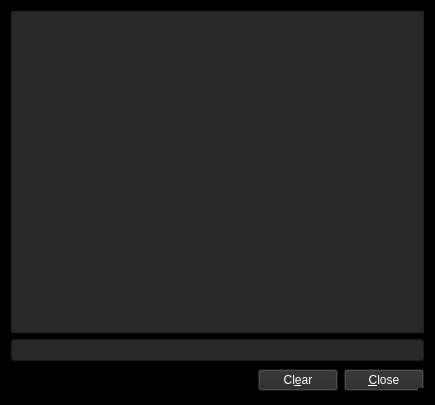
<?xml version="1.0" encoding="UTF-8"?>
<ui version="4.0">
 <class>CChatDlgBase</class>
 <widget class="QDialog" name="CChatDlgBase">
  <property name="geometry">
   <rect>
    <x>0</x>
    <y>0</y>
    <width>435</width>
    <height>405</height>
   </rect>
  </property>
  <property name="sizePolicy">
   <sizepolicy hsizetype="Minimum" vsizetype="Minimum">
    <horstretch>0</horstretch>
    <verstretch>0</verstretch>
   </sizepolicy>
  </property>
  <property name="windowTitle">
   <string>Chat</string>
  </property>
  <property name="windowIcon">
   <iconset resource="resources.qrc">
    <normaloff>:/png/main/res/fronticon.png</normaloff>:/png/main/res/fronticon.png</iconset>
  </property>
  <property name="styleSheet">
   <string notr="true">background-color: rgb(0, 0, 0);
border-color: rgb(0, 0, 0);
color: rgb(255, 255, 255);
</string>
  </property>
  <property name="sizeGripEnabled">
   <bool>true</bool>
  </property>
  <layout class="QVBoxLayout">
   <item>
    <widget class="QTextBrowser" name="txvChatWindow">
     <property name="styleSheet">
      <string notr="true">background-color: rgb(40, 40, 40);
border-color: rgb(0, 0, 0);
color: rgb(255, 255, 255);
 border-image:  url(:/png/main/res/fondoo.png);</string>
     </property>
     <property name="textInteractionFlags">
      <set>Qt::LinksAccessibleByKeyboard|Qt::LinksAccessibleByMouse|Qt::TextBrowserInteraction|Qt::TextSelectableByKeyboard|Qt::TextSelectableByMouse</set>
     </property>
    </widget>
   </item>
   <item>
    <widget class="QLineEdit" name="edtLocalInputText">
     <property name="styleSheet">
      <string notr="true">background-color: rgb(40, 40, 40);
border-color: rgb(0, 0, 0);
color: rgb(255, 255, 255);
</string>
     </property>
    </widget>
   </item>
   <item>
    <layout class="QHBoxLayout">
     <item>
      <spacer>
       <property name="orientation">
        <enum>Qt::Horizontal</enum>
       </property>
       <property name="sizeType">
        <enum>QSizePolicy::Expanding</enum>
       </property>
       <property name="sizeHint" stdset="0">
        <size>
         <width>181</width>
         <height>27</height>
        </size>
       </property>
      </spacer>
     </item>
     <item>
      <widget class="QPushButton" name="butClear">
       <property name="styleSheet">
        <string notr="true">background-color: rgb(40, 40, 40);
border-color: rgb(0, 0, 0);
color: rgb(255, 255, 255);
</string>
       </property>
       <property name="text">
        <string>Cl&amp;ear</string>
       </property>
       <property name="autoDefault">
        <bool>false</bool>
       </property>
      </widget>
     </item>
     <item>
      <widget class="QPushButton" name="buttonClose">
       <property name="styleSheet">
        <string notr="true">background-color: rgb(40, 40, 40);
border-color: rgb(0, 0, 0);
color: rgb(255, 255, 255);
</string>
       </property>
       <property name="text">
        <string>&amp;Close</string>
       </property>
       <property name="autoDefault">
        <bool>false</bool>
       </property>
       <property name="default">
        <bool>false</bool>
       </property>
      </widget>
     </item>
    </layout>
   </item>
  </layout>
 </widget>
 <tabstops>
  <tabstop>edtLocalInputText</tabstop>
  <tabstop>txvChatWindow</tabstop>
  <tabstop>butClear</tabstop>
  <tabstop>buttonClose</tabstop>
 </tabstops>
 <resources>
  <include location="resources.qrc"/>
 </resources>
 <connections>
  <connection>
   <sender>buttonClose</sender>
   <signal>clicked()</signal>
   <receiver>CChatDlgBase</receiver>
   <slot>accept()</slot>
   <hints>
    <hint type="sourcelabel">
     <x>20</x>
     <y>20</y>
    </hint>
    <hint type="destinationlabel">
     <x>20</x>
     <y>20</y>
    </hint>
   </hints>
  </connection>
 </connections>
</ui>
